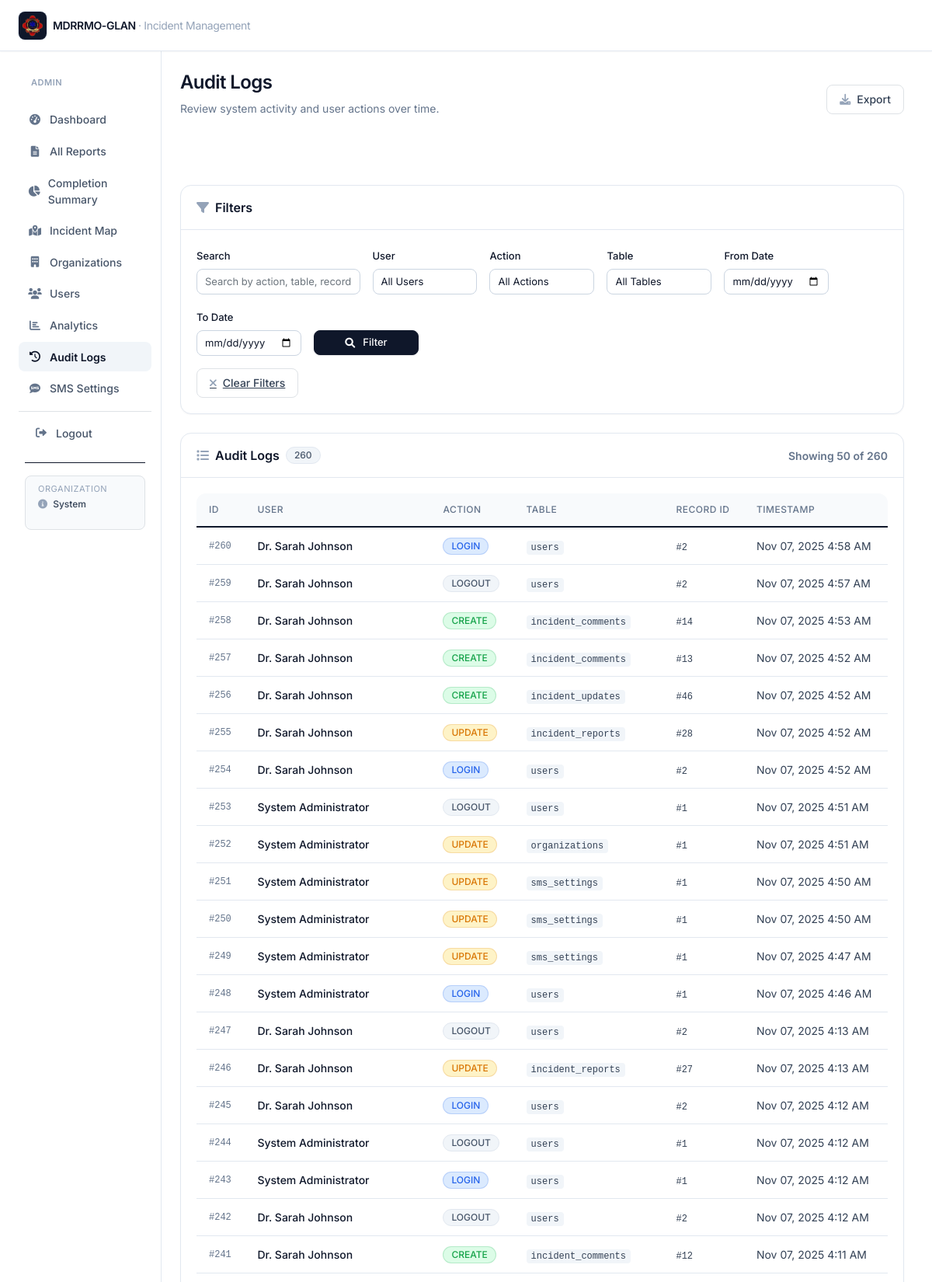
The app's page /dashboard/audit.php (signed in, upper part) with its own data.
### tables this page shows
CREATE TABLE IF NOT EXISTS `audit_logs` (
  `id` int NOT NULL AUTO_INCREMENT,
  `user_id` int DEFAULT NULL,
  `action` varchar(100) NOT NULL,
  `table_name` varchar(100) NOT NULL,
  `record_id` int DEFAULT NULL,
  `timestamp` timestamp NULL DEFAULT CURRENT_TIMESTAMP,
  PRIMARY KEY (`id`),
  KEY `idx_audit_logs_user` (`user_id`),
  KEY `idx_audit_logs_timestamp` (`timestamp`)
);

CREATE TABLE IF NOT EXISTS `users` (
  `id` int NOT NULL AUTO_INCREMENT,
  `name` varchar(255) NOT NULL,
  `email` varchar(191) NOT NULL,
  `password` varchar(255) NOT NULL,
  `role` enum('Admin','Organization Account','Responder','Organization Member') NOT NULL,
  `organization_id` int DEFAULT NULL,
  `contact_number` varchar(20) DEFAULT NULL,
  `created_at` timestamp NULL DEFAULT CURRENT_TIMESTAMP,
  PRIMARY KEY (`id`),
  UNIQUE KEY `email` (`email`),
  KEY `organization_id` (`organization_id`),
  KEY `idx_contact_number` (`contact_number`)
);

### config/config.php (called while the page is built, shortened)
<?php
function format_datetime($datetime)
{
    return date('M d, Y g:i A', strtotime($datetime));
}
?>

### dashboard/audit.php (the view, shortened to what this page needs)
<?php
require_once '../config/config.php';
include '../views/header.php';
$database = new Database();
$db = $database->getConnection();
$search = $_GET['search'] ?? '';
$date_from = $_GET['date_from'] ?? '';
$date_to = $_GET['date_to'] ?? '';
$page = max(1, $_GET['page'] ?? 1);
$limit = 50;
$offset = ($page - 1) * $limit;
$where_conditions = ["1=1"];
$params = [];
$where_clause = implode(" AND ", $where_conditions);
$count_query = "SELECT COUNT(*) as total
                FROM audit_logs al
                LEFT JOIN users u ON al.user_id = u.id
                WHERE $where_clause";
$count_stmt = $db->prepare($count_query);
$count_stmt->execute($params);
$total_records = $count_stmt->fetch()['total'];
$query = "SELECT al.*, u.name as user_name
          FROM audit_logs al
          LEFT JOIN users u ON al.user_id = u.id
          WHERE $where_clause
          ORDER BY al.timestamp DESC
          LIMIT " . (int)$limit . " OFFSET " . (int)$offset;
$stmt = $db->prepare($query);
$stmt->execute($params);
$audit_logs = $stmt->fetchAll();
?>
<div class="container-fluid">
    <div class="row g-0">
        <?php include '../views/sidebar.php'; ?>
        <main class="col-md-9 ms-sm-auto col-lg-10 main-content">
            <div class="flex flex-col sm:flex-row sm:items-center sm:justify-between gap-3 pb-5 mb-6 border-b border-slate-200">
                <div>
                    <h1 class="text-2xl font-semibold tracking-tight text-slate-900">Audit Logs</h1>
                    <p class="text-sm text-slate-500 mt-1">Review system activity and user actions over time.</p>
                </div>
                <button type="button" class="inline-flex items-center gap-2 rounded-lg border border-slate-300 bg-white px-3 py-2 text-sm font-medium text-slate-700 hover:bg-slate-50 transition" onclick="exportAuditLogs()">
                    <i class="fas fa-download text-slate-400"></i>Export
                </button>
            </div>
            <div class="card mb-4">
                <div class="card-header flex items-center gap-2">
                    <i class="fas fa-filter text-slate-400"></i>
                    <span>Filters</span>
                </div>
                <div class="card-body">
                    <form method="GET" class="row g-3">
                        <div class="col-md-3">
                            <label for="search" class="form-label">Search</label>
                            <input type="text" class="form-control form-control-sm" id="search" name="search"
                                   placeholder="Search by action, table, record ID, or user..." value="<?php echo htmlspecialchars($search); ?>">
                        </div>
                        <div class="col-md-2">
                            <label for="user" class="form-label">User</label>
                            <select class="form-select form-select-sm" id="user" name="user">
                                <option value="">All Users</option>
                            </select>
                        </div>
                        <div class="col-md-2">
                            <label for="action" class="form-label">Action</label>
                            <select class="form-select form-select-sm" id="action" name="action">
                                <option value="">All Actions</option>
                            </select>
                        </div>
                        <div class="col-md-2">
                            <label for="table" class="form-label">Table</label>
                            <select class="form-select form-select-sm" id="table" name="table">
                                <option value="">All Tables</option>
                            </select>
                        </div>
                        <div class="col-md-2">
                            <label for="date_from" class="form-label">From Date</label>
                            <input type="date" class="form-control form-control-sm" id="date_from" name="date_from"
                                   value="<?php echo $date_from; ?>">
                        </div>
                        <div class="col-md-2">
                            <label for="date_to" class="form-label">To Date</label>
                            <input type="date" class="form-control form-control-sm" id="date_to" name="date_to"
                                   value="<?php echo $date_to; ?>">
                        </div>
                        <div class="col-md-2">
                            <label class="form-label">&nbsp;</label>
                            <div class="d-grid">
                                <button type="submit" class="btn btn-primary btn-sm">
                                    <i class="fas fa-search me-1"></i>Filter
                                </button>
                            </div>
                        </div>
                        <div class="col-12">
                            <a href="<?php echo BASE_URL; ?>dashboard/audit.php" class="inline-flex items-center gap-2 rounded-lg border border-slate-300 bg-white px-3 py-2 text-sm font-medium text-slate-700 hover:bg-slate-50 transition">
                                <i class="fas fa-times text-slate-400"></i>Clear Filters
                            </a>
                        </div>
                    </form>
                </div>
            </div>
            <div class="card">
                <div class="card-header flex items-center justify-between">
                    <div class="flex items-center gap-2">
                        <i class="fas fa-list text-slate-400"></i>
                        <span>Audit Logs</span>
                        <span class="badge bg-secondary"><?php echo $total_records; ?></span>
                    </div>
                    <small class="text-slate-500">
                        Showing <?php echo count($audit_logs); ?> of <?php echo $total_records; ?>
                    </small>
                </div>
                <div class="card-body p-0">
                    <?php if (empty($audit_logs)): ?>
                        <div class="text-center py-12">
                            <div class="inline-flex h-12 w-12 items-center justify-center rounded-full bg-slate-100 text-slate-400 mb-3">
                                <i class="fas fa-inbox text-xl"></i>
                            </div>
                            <h5 class="text-base font-medium text-slate-900">No audit logs found</h5>
                            <p class="text-sm text-slate-500 mt-1">Try adjusting your filters or check back later.</p>
                        </div>
                    <?php else: ?>
                        <div class="table-responsive">
                            <table class="table table-hover mb-0">
                                <thead>
                                    <tr>
                                        <th>ID</th>
                                        <th>User</th>
                                        <th>Action</th>
                                        <th>Table</th>
                                        <th>Record ID</th>
                                        <th>Timestamp</th>
                                    </tr>
                                </thead>
                                <tbody>
                                    <?php foreach ($audit_logs as $log): ?>
                                        <tr>
                                            <td class="font-mono text-xs text-slate-500">#<?php echo $log['id']; ?></td>
                                            <td>
                                                <?php if ($log['user_name']): ?>
                                                    <span class="text-sm font-medium text-slate-900"><?php echo htmlspecialchars($log['user_name']); ?></span>
                                                <?php else: ?>
                                                    <span class="text-xs text-slate-500">System</span>
                                                <?php endif; ?>
                                            </td>
                                            <td>
                                                <?php
                                                $action_badges = [
                                                    'CREATE' => 'bg-success',
                                                    'UPDATE' => 'bg-warning',
                                                    'DELETE' => 'bg-danger',
                                                    'LOGIN' => 'bg-info',
                                                    'LOGOUT' => 'bg-secondary'
                                                ];
                                                $badge_class = $action_badges[$log['action']] ?? 'bg-secondary';
                                                ?>
                                                <span class="badge <?php echo $badge_class; ?>"><?php echo $log['action']; ?></span>
                                            </td>
                                            <td>
                                                <code class="text-xs px-1.5 py-0.5 rounded bg-slate-100 text-slate-700"><?php echo htmlspecialchars($log['table_name']); ?></code>
                                            </td>
                                            <td>
                                                <?php if ($log['record_id']): ?>
                                                    <span class="font-mono text-xs text-slate-700">#<?php echo $log['record_id']; ?></span>
                                                <?php else: ?>
                                                    <span class="text-slate-400 text-xs">—</span>
                                                <?php endif; ?>
                                            </td>
                                            <td class="text-sm text-slate-700">
                                                <?php echo format_datetime($log['timestamp']); ?>
                                            </td>
                                        </tr>
                                    <?php endforeach; ?>
                                </tbody>
                            </table>
                        </div>
                    <?php endif; ?>
                </div>
            </div>
        </main>
    </div>
</div>
<?php include '../views/footer.php'; ?>

### records on screen
audit_logs: id "260", user.name "Dr. Sarah Johnson", action "LOGIN", table_name "users", record "2", timestamp "Nov 07, 2025 4:58 AM"
audit_logs: id "259", user.name "Dr. Sarah Johnson", action "LOGOUT", table_name "users", record "2", timestamp "Nov 07, 2025 4:57 AM"
audit_logs: id "258", user.name "Dr. Sarah Johnson", action "CREATE", table_name "incident_comments", record "14", timestamp "Nov 07, 2025 4:53 AM"
audit_logs: id "257", user.name "Dr. Sarah Johnson", action "CREATE", table_name "incident_comments", record "13", timestamp "Nov 07, 2025 4:52 AM"
audit_logs: id "256", user.name "Dr. Sarah Johnson", action "CREATE", table_name "incident_updates", record "46", timestamp "Nov 07, 2025 4:52 AM"
audit_logs: id "255", user.name "Dr. Sarah Johnson", action "UPDATE", table_name "incident_reports", record "28", timestamp "Nov 07, 2025 4:52 AM"
audit_logs: id "254", user.name "Dr. Sarah Johnson", action "LOGIN", table_name "users", record "2", timestamp "Nov 07, 2025 4:52 AM"
audit_logs: id "253", user.name "System Administrator", action "LOGOUT", table_name "users", record "1", timestamp "Nov 07, 2025 4:51 AM"
audit_logs: id "252", user.name "System Administrator", action "UPDATE", table_name "organizations", record "1", timestamp "Nov 07, 2025 4:51 AM"
audit_logs: id "251", user.name "System Administrator", action "UPDATE", table_name "sms_settings", record "1", timestamp "Nov 07, 2025 4:50 AM"
audit_logs: id "250", user.name "System Administrator", action "UPDATE", table_name "sms_settings", record "1", timestamp "Nov 07, 2025 4:50 AM"
audit_logs: id "249", user.name "System Administrator", action "UPDATE", table_name "sms_settings", record "1", timestamp "Nov 07, 2025 4:47 AM"
audit_logs: id "248", user.name "System Administrator", action "LOGIN", table_name "users", record "1", timestamp "Nov 07, 2025 4:46 AM"
audit_logs: id "247", user.name "Dr. Sarah Johnson", action "LOGOUT", table_name "users", record "2", timestamp "Nov 07, 2025 4:13 AM"
audit_logs: id "246", user.name "Dr. Sarah Johnson", action "UPDATE", table_name "incident_reports", record "27", timestamp "Nov 07, 2025 4:13 AM"
audit_logs: id "245", user.name "Dr. Sarah Johnson", action "LOGIN", table_name "users", record "2", timestamp "Nov 07, 2025 4:12 AM"
audit_logs: id "244", user.name "System Administrator", action "LOGOUT", table_name "users", record "1", timestamp "Nov 07, 2025 4:12 AM"
audit_logs: id "243", user.name "System Administrator", action "LOGIN", table_name "users", record "1", timestamp "Nov 07, 2025 4:12 AM"
audit_logs: id "242", user.name "Dr. Sarah Johnson", action "LOGOUT", table_name "users", record "2", timestamp "Nov 07, 2025 4:12 AM"
audit_logs: id "241", user.name "Dr. Sarah Johnson", action "CREATE", table_name "incident_comments", record "12", timestamp "Nov 07, 2025 4:11 AM"

### other values on screen
$_SESSION['user_role'] "ADMIN"
$total_records "260"
count($audit_logs) "50"
